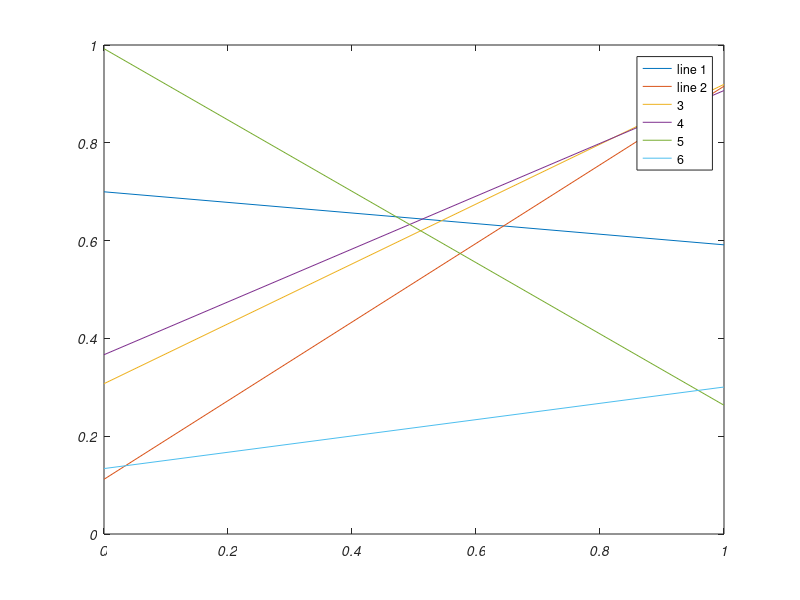

Source code (MATLAB): (Note: this script raises an error after producing the figure.)
hfig = figure;
set(hfig,'units','centimeters','NumberTitle','off','Name','test02');
pos = get(hfig,'position');
set(hfig,'position',[pos(1:2),8,6]);

%%
plot([0,1],rand(6,2));
hleg=legend('line 1','line 2','3','4','5','6');
set(gca,'fontangle','italic');
h6=findobj(hleg,'string','6');
set(h6,'userdata','matlabfrag:Line6');
%%
matlabfrag('graphics/test02');